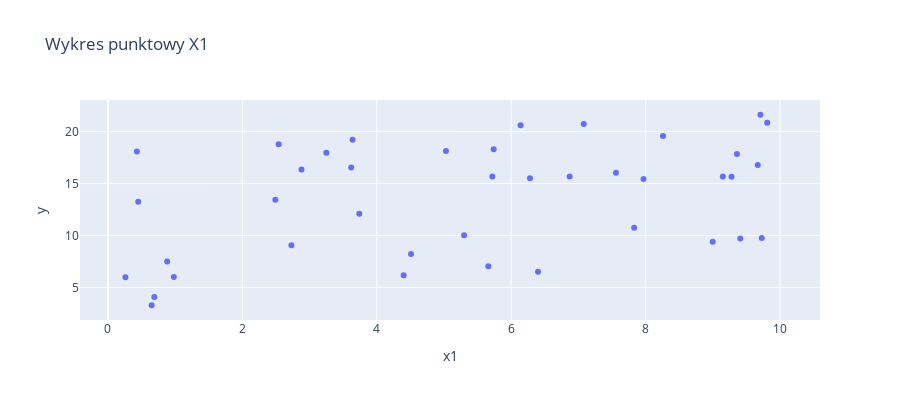
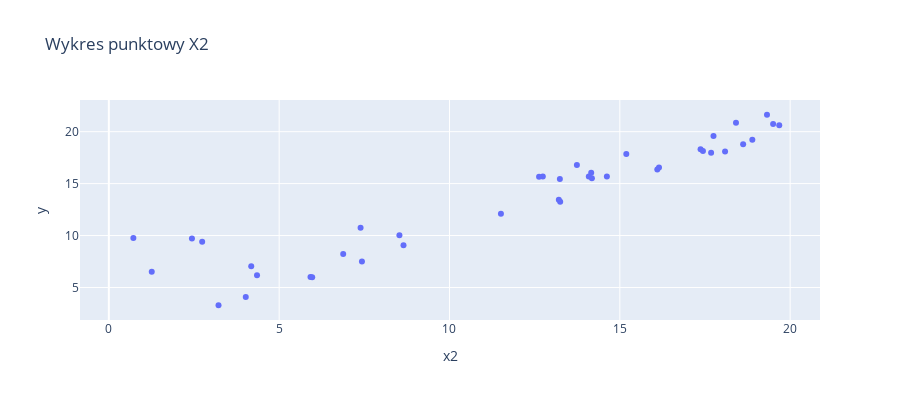

Notebook cell for these charts, in order:
### Code cell
#Rysuję dwa wykresy - po jednym dla x1 i x2

fig = px.scatter(df, x="x1", y="y",height=400, title="Wykres punktowy X1")
fig.show()

fig = px.scatter(df, x="x2", y="y",height=400, title="Wykres punktowy X2")
fig.show()

### Figure 1 — Plotly figure (JSON) as saved in the notebook; plotly's stock layout.template omitted (floating-point values rounded to 4 significant figures)
{"data": [{"hoverlabel": {"namelength": 0}, "hovertemplate": "x1=%{x}<br>y=%{y}", "legendgroup": "", "marker": {"color": "#636efa", "symbol": "circle"}, "mode": "markers", "name": "", "showlegend": false, "type": "scatter", "x": [6.87, 4.4, 0.43, 2.73, 3.25, 5.3, 7.08, 9.73, 4.51, 6.4, 5.72, 6.28, 6.14, 8.26, 9.41, 2.88, 5.74, 0.45, 3.74, 5.03, 9.67, 3.62, 2.54, 9.15, 0.69, 7.97, 2.49, 9.81, 7.56, 0.98, 0.65, 9, 7.83, 0.26, 3.64, 9.28, 5.66, 9.71, 9.36, 0.88, 9.87, 9.99, 8.39, 0.8, 9.58, 4.82, 2.97, 8.8, 6.07, 0.19, 4.19, 5.39, 6.58, 2.36, 2.37, 1.52, 2.07, 6.7, 2.02, 9.63], "xaxis": "x", "y": [15.68, 6.18, 18.1, 9.07, 17.97, 10.04, 20.74, 9.76, 8.23, 6.52, 15.69, 15.51, 20.61, 19.58, 9.72, 16.36, 18.3, 13.26, 12.1, 18.15, 16.8, 16.55, 18.79, 15.68, 4.08, 15.45, 13.44, 20.86, 16.05, 6, 3.29, 9.41, 10.76, 5.98, 19.23, 15.67, 7.04, 21.63, 17.84, 7.49, null, null, null, null, null, null, null, null, null, null, null, null, null, null, null, null, null, null, null, null], "yaxis": "y"}], "layout": {"height": 400, "legend": {"tracegroupgap": 0}, "title": {"text": "Wykres punktowy X1"}, "xaxis": {"anchor": "y", "domain": [0, 1], "title": {"text": "x1"}}, "yaxis": {"anchor": "x", "domain": [0, 1], "title": {"text": "y"}}}}

### Figure 2 — Plotly figure (JSON) as saved in the notebook; plotly's stock layout.template omitted (floating-point values rounded to 4 significant figures)
{"data": [{"hoverlabel": {"namelength": 0}, "hovertemplate": "x2=%{x}<br>y=%{y}", "legendgroup": "", "marker": {"color": "#636efa", "symbol": "circle"}, "mode": "markers", "name": "", "showlegend": false, "type": "scatter", "x": [14.09, 4.35, 18.09, 8.65, 17.68, 8.53, 19.5, 0.72, 6.88, 1.26, 14.62, 14.18, 19.68, 17.75, 2.44, 16.1, 17.37, 13.25, 11.51, 17.44, 13.74, 16.15, 18.62, 12.74, 4.02, 13.24, 13.21, 18.41, 14.16, 5.92, 3.22, 2.74, 7.39, 5.97, 18.89, 12.63, 4.18, 19.32, 15.19, 7.43, 10.43, 15.72, 0.35, 10.91, 15.82, 11.9, 2.46, 4.09, 1.8, 13.54, 19.13, 14.84, 5.28, 15.42, 4.12, 6.54, 2.67, 12.85, 8.36, 12.16], "xaxis": "x", "y": [15.68, 6.18, 18.1, 9.07, 17.97, 10.04, 20.74, 9.76, 8.23, 6.52, 15.69, 15.51, 20.61, 19.58, 9.72, 16.36, 18.3, 13.26, 12.1, 18.15, 16.8, 16.55, 18.79, 15.68, 4.08, 15.45, 13.44, 20.86, 16.05, 6, 3.29, 9.41, 10.76, 5.98, 19.23, 15.67, 7.04, 21.63, 17.84, 7.49, null, null, null, null, null, null, null, null, null, null, null, null, null, null, null, null, null, null, null, null], "yaxis": "y"}], "layout": {"height": 400, "legend": {"tracegroupgap": 0}, "title": {"text": "Wykres punktowy X2"}, "xaxis": {"anchor": "y", "domain": [0, 1], "title": {"text": "x2"}}, "yaxis": {"anchor": "x", "domain": [0, 1], "title": {"text": "y"}}}}
